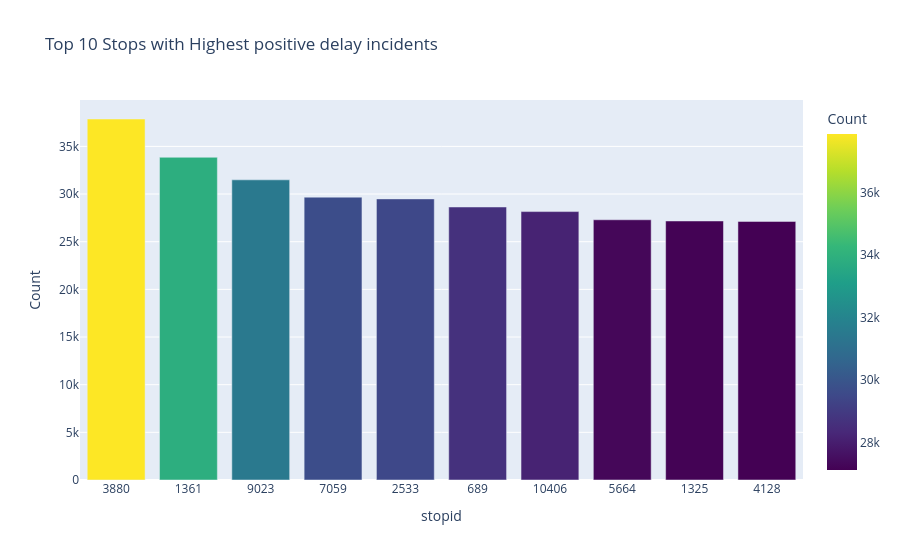

This figure's notebook cell:
### Markdown cell above
### Top 10 stop id with highest delay

### Code cell
# get top stopid with highest positive delay incidents
stopid_counts = df_with_encoding.groupby('stopid').size().reset_index(name='Count')
stopid_counts = stopid_counts.sort_values('Count', ascending=False)
top_routes = stopid_counts.head(10)
top_routes.stopid = top_routes.stopid.astype(str)  # Convert stopid to string for better visualization

fig = px.bar(top_routes, x='stopid', y='Count', title='Top 10 Stops with Highest positive delay incidents',
             color='Count', color_continuous_scale='viridis')
fig.update_layout(xaxis_title='stopid', yaxis_title='Count')

fig.show()

### Figure 1 — Plotly figure (JSON) as saved in the notebook; plotly's stock layout.template omitted (floating-point values rounded to 4 significant figures)
{"data": [{"hovertemplate": "stopid=%{x}<br>Count=%{marker.color}<extra></extra>", "legendgroup": "", "marker": {"color": [37872, 33855, 31490, 29673, 29491, 28641, 28158, 27300, 27174, 27127], "coloraxis": "coloraxis", "pattern": {"shape": ""}}, "name": "", "orientation": "v", "showlegend": false, "textposition": "auto", "type": "bar", "x": ["3880", "1361", "9023", "7059", "2533", "689", "10406", "5664", "1325", "4128"], "xaxis": "x", "y": [37872, 33855, 31490, 29673, 29491, 28641, 28158, 27300, 27174, 27127], "yaxis": "y"}], "layout": {"barmode": "relative", "coloraxis": {"colorbar": {"title": {"text": "Count"}}, "colorscale": [[0, "#440154"], [0.1111, "#482878"], [0.2222, "#3e4989"], [0.3333, "#31688e"], [0.4444, "#26828e"], [0.5556, "#1f9e89"], [0.6667, "#35b779"], [0.7778, "#6ece58"], [0.8889, "#b5de2b"], [1, "#fde725"]]}, "legend": {"tracegroupgap": 0}, "title": {"text": "Top 10 Stops with Highest positive delay incidents"}, "xaxis": {"anchor": "y", "domain": [0, 1], "title": {"text": "stopid"}}, "yaxis": {"anchor": "x", "domain": [0, 1], "title": {"text": "Count"}}}}
